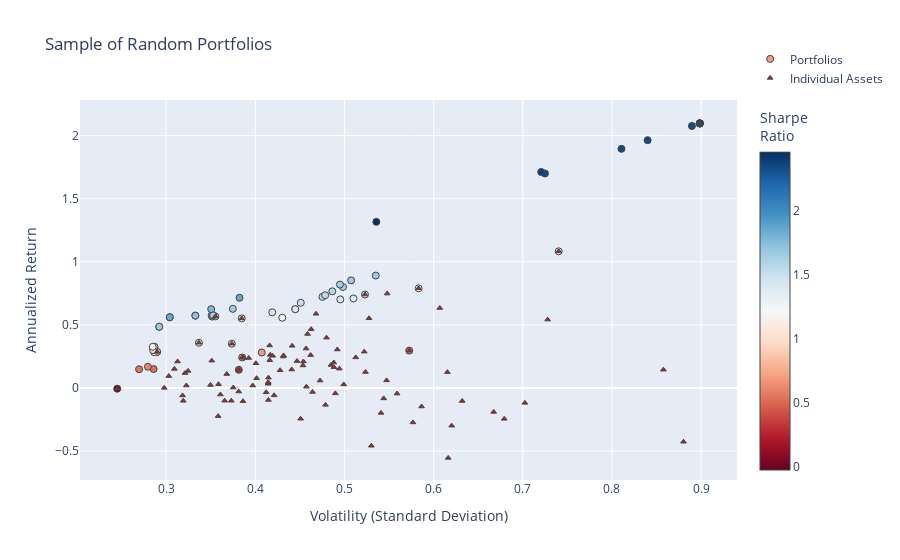

Notebook code cell kept with this figure:
### Code cell
fig2 = go.Figure()

fig2.add_trace(go.Scatter(
    x=[np.sqrt(p["variance"]) for p in dominant_portfolios],  # Convert variance to volatility
    y=[p["return"] for p in dominant_portfolios],
    mode='markers',
    marker=dict(
        color=[p["return"] / (np.sqrt(p["variance"])) for p in dominant_portfolios],  # Sharpe Ratio
        showscale=True,
        size=7,
        line=dict(width=1),
        colorscale="RdBu",
        colorbar=dict(title="Sharpe<br>Ratio")
    ),
    hoverinfo='text',
    text=[
        f"Return: {p['return']:.3%}<br>Volatility: {np.sqrt(p['variance']):.3f}<br>" +
        f"Sharpe Ratio: {p['sharpe']:.3f}<br>" +
        "<br>".join([f"{p['tickers'][i]}: Weight={p['weights'][i]:.3f}" for i in range(len(p['tickers']))])
        for p in dominant_portfolios
    ],
    name="Portfolios"
))

fig2.add_trace(go.Scatter(
    x=volatility,
    y=annualized_returns,
    mode='markers',
    hoverinfo='text',
    hovertext=[
        f"{name} <br>Volatility: {vol:.3f} <br>Returns: {ret:.3%} <br>Sharpe Ratio: {sr:.3f}"
        for name, vol, ret, sr in zip(names, volatility, annualized_returns, sharpe_ratios)
    ],
    marker=dict(
        color='brown',
        size=5,
        symbol='triangle-up',  # Sets the marker shape to a triangle
        line=dict(width=1)
    ),
    name="Individual Assets"
))

fig2.update_layout(
    title='Sample of Random Portfolios',
    xaxis_title='Volatility (Standard Deviation)',
    yaxis_title='Annualized Return',
    legend=dict(y=5
    )
)

fig2.show()

### Figure 1 — Plotly figure (JSON) as saved in the notebook; plotly's stock layout.template omitted (floating-point values rounded to 4 significant figures)
{"data": [{"hoverinfo": "text", "marker": {"color": [0.6904, 0.5168, 1.497, 0.6273, 1.294, 0.377, 0.9862, 0.9387, 1.354, 1.463, 1.432, 0.5493, 0.9862, 1.135, 1.064, 1.403, 2.457, 1.608, 1.843, 1.415, 1.403, 1.417, 1.43, 1.39, 2.338, 1.574, 1.659, 2.334, 1.87, 1.597, 1.723, 0.9895, 2.334, 1.673, 1.606, 2.334, 0.524, 1.135, 1.637, 2.345, 2.338, 0.6015, 2.334, 1.634, 1.68, 1.051, 1.843, 2.334, 2.375, 2.334, 1.519, 1.723, 1.659, 1.656, 1.634, 1.782, 1.664, 1.144, 1.535, 2.334, -0.0247], "colorbar": {"title": {"text": "Sharpe<br>Ratio"}}, "colorscale": [[0, "rgb(103,0,31)"], [0.1, "rgb(178,24,43)"], [0.2, "rgb(214,96,77)"], [0.3, "rgb(244,165,130)"], [0.4, "rgb(253,219,199)"], [0.5, "rgb(247,247,247)"], [0.6, "rgb(209,229,240)"], [0.7, "rgb(146,197,222)"], [0.8, "rgb(67,147,195)"], [0.9, "rgb(33,102,172)"], [1, "rgb(5,48,97)"]], "line": {"width": 1}, "showscale": true, "size": 7}, "mode": "markers", "name": "Portfolios", "text": ["Return: 28.115%<br>Volatility: 0.407<br>Sharpe Ratio: 0.690<br>NEE_Close: Weight=0.559<br>RMD_Close: Weight=0.441<br>T_Close: Weight=0.000", "Return: 29.594%<br>Volatility: 0.573<br>Sharpe Ratio: 0.517<br>JPM_Close: Weight=0.000<br>CVX_Close: Weight=0.000<br>MS_Close: Weight=1.000", "Return: 67.496%<br>Volatility: 0.451<br>Sharpe Ratio: 1.497<br>K_Close: Weight=0.000<br>SPOT_Close: Weight=0.627<br>UNH_Close: Weight=0.000<br>QCOM_Close: Weight=0.373", "Return: 24.168%<br>Volatility: 0.385<br>Sharpe Ratio: 0.627<br>GOOG_Close: Weight=1.000<br>GS_Close: Weight=0.000<br>JNJ_Close: Weight=0.000", "Return: 55.659%<br>Volatility: 0.430<br>Sharpe Ratio: 1.294<br>GILD_Close: Weight=0.000<br>AAPL_Close: Weight=0.646<br>AMD_Close: Weight=0.186<br>TMO_Close: Weight=0.168", "Return: 14.383%<br>Volatility: 0.381<br>Sharpe Ratio: 0.377<br>GE_Close: Weight=0.000<br>CMCSA_Close: Weight=1.000<br>EMR_Close: Weight=0.000", "Return: 28.590%<br>Volatility: 0.290<br>Sharpe Ratio: 0.986<br>K_Close: Weight=0.000<br>COST_Close: Weight=1.000<br>LMT_Close: Weight=0.000<br>MMM_Close: Weight=0.000", "Return: 35.075%<br>Volatility: 0.374<br>Sharpe Ratio: 0.939<br>DUK_Close: Weight=0.000<br>LMT_Close: Weight=0.000<br>AMGN_Close: Weight=0.000<br>TMO_Close: Weight=1.000", "Return: 78.950%<br>Volatility: 0.583<br>Sharpe Ratio: 1.354<br>MRK_Close: Weight=0.000<br>RTX_Close: Weight=0.000<br>NVDA_Close: Weight=1.000", "Return: 108.305%<br>Volatility: 0.740<br>Sharpe Ratio: 1.463<br>SNAP_Close: Weight=1.000<br>PM_Close: Weight=0.000<br>EXC_Close: Weight=0.000", "Return: 55.101%<br>Volatility: 0.385<br>Sharpe Ratio: 1.432<br>AMZN_Close: Weight=1.000<br>MO_Close: Weight=0.000<br>PG_Close: Weight=0.000<br>MRK_Close: Weight=0.000", "Return: 14.813%<br>Volatility: 0.270<br>Sharpe Ratio: 0.549<br>KR_Close: Weight=0.292<br>GIS_Close: Weight=0.488<br>UNH_Close: Weight=0.220", "Return: 28.590%<br>Volatility: 0.290<br>Sharpe Ratio: 0.986<br>COST_Close: Weight=1.000<br>HD_Close: Weight=0.000<br>BABA_Close: Weight=0.000", "Return: 32.553%<br>Volatility: 0.287<br>Sharpe Ratio: 1.135<br>DHR_Close: Weight=0.549<br>MSFT_Close: Weight=0.000<br>COST_Close: Weight=0.451", "Return: 35.814%<br>Volatility: 0.337<br>Sharpe Ratio: 1.064<br>GE_Close: Weight=0.000<br>PG_Close: Weight=0.000<br>DHR_Close: Weight=1.000", "Return: 62.424%<br>Volatility: 0.445<br>Sharpe Ratio: 1.403<br>SPOT_Close: Weight=0.745<br>NEE_Close: Weight=0.255<br>CSCO_Close: Weight=0.000<br>AEP_Close: Weight=0.000", "Return: 131.649%<br>Volatility: 0.536<br>Sharpe Ratio: 2.457<br>MDT_Close: Weight=0.000<br>TSLA_Close: Weight=0.490<br>RDY_Close: Weight=0.510", "Return: 56.549%<br>Volatility: 0.352<br>Sharpe Ratio: 1.608<br>UBER_Close: Weight=0.062<br>HON_Close: Weight=0.000<br>RDY_Close: Weight=0.938", "Return: 56.029%<br>Volatility: 0.304<br>Sharpe Ratio: 1.843<br>IBM_Close: Weight=0.000<br>MDT_Close: Weight=0.000<br>AMZN_Close: Weight=0.423<br>RDY_Close: Weight=0.577", "Return: 74.029%<br>Volatility: 0.523<br>Sharpe Ratio: 1.415<br>CSCO_Close: Weight=0.000<br>PYPL_Close: Weight=1.000<br>CPB_Close: Weight=0.000<br>EXC_Close: Weight=0.000", "Return: 62.424%<br>Volatility: 0.445<br>Sharpe Ratio: 1.403<br>AEP_Close: Weight=0.000<br>NEE_Close: Weight=0.255<br>JPM_Close: Weight=0.000<br>SPOT_Close: Weight=0.745", "Return: 70.169%<br>Volatility: 0.495<br>Sharpe Ratio: 1.417<br>MCD_Close: Weight=0.000<br>LLY_Close: Weight=0.000<br>PYPL_Close: Weight=0.938<br>KR_Close: Weight=0.062", "Return: 59.931%<br>Volatility: 0.419<br>Sharpe Ratio: 1.430<br>SPOT_Close: Weight=0.699<br>LLY_Close: Weight=0.301<br>MS_Close: Weight=0.000<br>VZ_Close: Weight=0.000", "Return: 70.917%<br>Volatility: 0.510<br>Sharpe Ratio: 1.390<br>NVDA_Close: Weight=0.601<br>JPM_Close: Weight=0.000<br>AAPL_Close: Weight=0.399", "Return: 189.515%<br>Volatility: 0.811<br>Sharpe Ratio: 2.338<br>T_Close: Weight=0.000<br>TSLA_Close: Weight=0.891<br>ISRG_Close: Weight=0.000<br>REGN_Close: Weight=0.109", "Return: 76.563%<br>Volatility: 0.486<br>Sharpe Ratio: 1.574<br>SYY_Close: Weight=0.000<br>DHR_Close: Weight=0.247<br>QCOM_Close: Weight=0.261<br>SNAP_Close: Weight=0.492", "Return: 48.475%<br>Volatility: 0.292<br>Sharpe Ratio: 1.659<br>RDY_Close: Weight=0.707<br>ADBE_Close: Weight=0.000<br>LLY_Close: Weight=0.000<br>COST_Close: Weight=0.293", "Return: 209.696%<br>Volatility: 0.898<br>Sharpe Ratio: 2.334<br>ACN_Close: Weight=0.000<br>TSLA_Close: Weight=1.000<br>MCD_Close: Weight=0.000<br>BAC_Close: Weight=0.000", "Return: 71.470%<br>Volatility: 0.382<br>Sharpe Ratio: 1.870<br>RDY_Close: Weight=0.714<br>MSFT_Close: Weight=0.000<br>SNAP_Close: Weight=0.286", "Return: 56.708%<br>Volatility: 0.355<br>Sharpe Ratio: 1.597<br>LYFT_Close: Weight=0.000<br>VRTX_Close: Weight=0.000<br>RDY_Close: Weight=1.000", "Return: 57.324%<br>Volatility: 0.333<br>Sharpe Ratio: 1.723<br>RDY_Close: Weight=0.706<br>LMT_Close: Weight=0.000<br>ORCL_Close: Weight=0.000<br>AAPL_Close: Weight=0.294", "Return: 28.355%<br>Volatility: 0.287<br>Sharpe Ratio: 0.989<br>COST_Close: Weight=0.913<br>LLY_Close: Weight=0.041<br>CPB_Close: Weight=0.000<br>NEE_Close: Weight=0.046", "Return: 209.696%<br>Volatility: 0.898<br>Sharpe Ratio: 2.334<br>IBM_Close: Weight=0.000<br>TSLA_Close: Weight=1.000<br>VRTX_Close: Weight=0.000", "Return: 62.688%<br>Volatility: 0.375<br>Sharpe Ratio: 1.673<br>SPOT_Close: Weight=0.385<br>CAT_Close: Weight=0.000<br>AMZN_Close: Weight=0.615<br>MO_Close: Weight=0.000", "Return: 80.027%<br>Volatility: 0.498<br>Sharpe Ratio: 1.606<br>NFLX_Close: Weight=0.458<br>SNAP_Close: Weight=0.542<br>LMT_Close: Weight=0.000", "Return: 209.696%<br>Volatility: 0.898<br>Sharpe Ratio: 2.334<br>AEP_Close: Weight=0.000<br>TSLA_Close: Weight=1.000<br>EMR_Close: Weight=0.000<br>BSX_Close: Weight=0.000", "Return: 14.983%<br>Volatility: 0.286<br>Sharpe Ratio: 0.524<br>GIS_Close: Weight=0.753<br>EW_Close: Weight=0.247<br>T_Close: Weight=0.000", "Return: 32.559%<br>Volatility: 0.287<br>Sharpe Ratio: 1.135<br>COST_Close: Weight=0.451<br>DHR_Close: Weight=0.549<br>BMY_Close: Weight=0.000", "Return: 57.474%<br>Volatility: 0.351<br>Sharpe Ratio: 1.637<br>RDY_Close: Weight=0.841<br>TXN_Close: Weight=0.000<br>AMD_Close: Weight=0.127<br>UBER_Close: Weight=0.031", "Return: 170.011%<br>Volatility: 0.725<br>Sharpe Ratio: 2.345<br>EXC_Close: Weight=0.000<br>DHR_Close: Weight=0.228<br>GE_Close: Weight=0.000<br>TSLA_Close: Weight=0.772", "Return: 196.395%<br>Volatility: 0.840<br>Sharpe Ratio: 2.338<br>TSLA_Close: Weight=0.898<br>MS_Close: Weight=0.000<br>DUK_Close: Weight=0.000<br>NVDA_Close: Weight=0.102", "Return: 16.813%<br>Volatility: 0.280<br>Sharpe Ratio: 0.601<br>GIS_Close: Weight=0.663<br>EMR_Close: Weight=0.000<br>CVX_Close: Weight=0.000<br>DIS_Close: Weight=0.337", "Return: 207.644%<br>Volatility: 0.890<br>Sharpe Ratio: 2.334<br>TSLA_Close: Weight=0.989<br>GIS_Close: Weight=0.011<br>AMD_Close: Weight=0.000", "Return: 57.636%<br>Volatility: 0.353<br>Sharpe Ratio: 1.634<br>AMD_Close: Weight=0.140<br>BSX_Close: Weight=0.000<br>RDY_Close: Weight=0.860", "Return: 85.257%<br>Volatility: 0.507<br>Sharpe Ratio: 1.680<br>AAPL_Close: Weight=0.318<br>ETN_Close: Weight=0.000<br>SNAP_Close: Weight=0.433<br>NVDA_Close: Weight=0.248", "Return: 29.986%<br>Volatility: 0.285<br>Sharpe Ratio: 1.051<br>GE_Close: Weight=0.000<br>COST_Close: Weight=0.725<br>NKE_Close: Weight=0.275", "Return: 56.029%<br>Volatility: 0.304<br>Sharpe Ratio: 1.843<br>RDY_Close: Weight=0.577<br>BAC_Close: Weight=0.000<br>AMZN_Close: Weight=0.423<br>ADBE_Close: Weight=0.000", "Return: 209.696%<br>Volatility: 0.898<br>Sharpe Ratio: 2.334<br>MDT_Close: Weight=0.000<br>TSLA_Close: Weight=1.000<br>ORCL_Close: Weight=0.000<br>MRK_Close: Weight=0.000", "Return: 171.167%<br>Volatility: 0.721<br>Sharpe Ratio: 2.375<br>K_Close: Weight=0.000<br>TSLA_Close: Weight=0.716<br>BSX_Close: Weight=0.000<br>PYPL_Close: Weight=0.284", "Return: 209.696%<br>Volatility: 0.898<br>Sharpe Ratio: 2.334<br>MO_Close: Weight=0.000<br>DUK_Close: Weight=0.000<br>ORCL_Close: Weight=0.000<br>TSLA_Close: Weight=1.000", "Return: 72.179%<br>Volatility: 0.475<br>Sharpe Ratio: 1.519<br>WMT_Close: Weight=0.414<br>MDT_Close: Weight=0.000<br>SNAP_Close: Weight=0.586<br>AEP_Close: Weight=0.000", "Return: 57.324%<br>Volatility: 0.333<br>Sharpe Ratio: 1.723<br>K_Close: Weight=0.000<br>WFC_Close: Weight=0.000<br>RDY_Close: Weight=0.706<br>AAPL_Close: Weight=0.294", "Return: 48.493%<br>Volatility: 0.292<br>Sharpe Ratio: 1.659<br>PM_Close: Weight=0.000<br>COST_Close: Weight=0.292<br>RDY_Close: Weight=0.708<br>GS_Close: Weight=0.000", "Return: 81.950%<br>Volatility: 0.495<br>Sharpe Ratio: 1.656<br>LLY_Close: Weight=0.000<br>AAPL_Close: Weight=0.532<br>SNAP_Close: Weight=0.468<br>WFC_Close: Weight=0.000", "Return: 57.642%<br>Volatility: 0.353<br>Sharpe Ratio: 1.634<br>RDY_Close: Weight=0.860<br>UNH_Close: Weight=0.000<br>AMD_Close: Weight=0.140", "Return: 62.452%<br>Volatility: 0.351<br>Sharpe Ratio: 1.782<br>RDY_Close: Weight=0.668<br>BIIB_Close: Weight=0.000<br>PYPL_Close: Weight=0.332", "Return: 89.047%<br>Volatility: 0.535<br>Sharpe Ratio: 1.664<br>SNAP_Close: Weight=0.438<br>PYPL_Close: Weight=0.562<br>IBM_Close: Weight=0.000", "Return: 32.592%<br>Volatility: 0.285<br>Sharpe Ratio: 1.144<br>SYY_Close: Weight=0.000<br>COST_Close: Weight=0.415<br>NKE_Close: Weight=0.105<br>DHR_Close: Weight=0.480", "Return: 73.450%<br>Volatility: 0.478<br>Sharpe Ratio: 1.535<br>DHR_Close: Weight=0.481<br>MDT_Close: Weight=0.000<br>ISRG_Close: Weight=0.000<br>SNAP_Close: Weight=0.519", "Return: 209.696%<br>Volatility: 0.898<br>Sharpe Ratio: 2.334<br>JNJ_Close: Weight=0.000<br>EMR_Close: Weight=0.000<br>TSLA_Close: Weight=1.000<br>GE_Close: Weight=0.000", "Return: -0.605%<br>Volatility: 0.245<br>Sharpe Ratio: -0.025<br>BA_Close: Weight=0.000<br>EXC_Close: Weight=0.000<br>VZ_Close: Weight=1.000"], "type": "scatter", "x": [0.4073, 0.5726, 0.451, 0.3853, 0.4302, 0.3815, 0.2899, 0.3737, 0.5832, 0.7402, 0.3847, 0.2697, 0.2899, 0.2868, 0.3367, 0.4448, 0.5357, 0.3516, 0.3041, 0.523, 0.4448, 0.4953, 0.419, 0.5101, 0.8107, 0.4864, 0.2922, 0.8985, 0.3823, 0.3552, 0.3328, 0.2866, 0.8985, 0.3748, 0.4984, 0.8985, 0.286, 0.2868, 0.351, 0.7249, 0.84, 0.2795, 0.8897, 0.3526, 0.5075, 0.2854, 0.3041, 0.8985, 0.7207, 0.8985, 0.4753, 0.3328, 0.2923, 0.4949, 0.3527, 0.3505, 0.5351, 0.285, 0.4783, 0.8985, 0.2451], "y": [0.2812, 0.2959, 0.675, 0.2417, 0.5566, 0.1438, 0.2859, 0.3507, 0.7895, 1.083, 0.551, 0.1481, 0.2859, 0.3255, 0.3581, 0.6242, 1.316, 0.5655, 0.5603, 0.7403, 0.6242, 0.7017, 0.5993, 0.7092, 1.895, 0.7656, 0.4848, 2.097, 0.7147, 0.5671, 0.5732, 0.2835, 2.097, 0.6269, 0.8003, 2.097, 0.1498, 0.3256, 0.5747, 1.7, 1.964, 0.1681, 2.076, 0.5764, 0.8526, 0.2999, 0.5603, 2.097, 1.712, 2.097, 0.7218, 0.5732, 0.4849, 0.8195, 0.5764, 0.6245, 0.8905, 0.3259, 0.7345, 2.097, -0.006055]}, {"hoverinfo": "text", "hovertext": ["GIS_Close <br>Volatility: 0.309 <br>Returns: 15.105% <br>Sharpe Ratio: 0.488", "WMT_Close <br>Volatility: 0.313 <br>Returns: 20.983% <br>Sharpe Ratio: 0.671", "ORCL_Close <br>Volatility: 0.401 <br>Returns: 19.527% <br>Sharpe Ratio: 0.487", "GS_Close <br>Volatility: 0.524 <br>Returns: 12.618% <br>Sharpe Ratio: 0.241", "TMO_Close <br>Volatility: 0.374 <br>Returns: 35.075% <br>Sharpe Ratio: 0.939", "ACN_Close <br>Volatility: 0.416 <br>Returns: 22.015% <br>Sharpe Ratio: 0.529", "DUK_Close <br>Volatility: 0.415 <br>Returns: 4.539% <br>Sharpe Ratio: 0.110", "NVDA_Close <br>Volatility: 0.583 <br>Returns: 78.950% <br>Sharpe Ratio: 1.354", "BMY_Close <br>Volatility: 0.298 <br>Returns: 0.066% <br>Sharpe Ratio: 0.002", "NEE_Close <br>Volatility: 0.417 <br>Returns: 26.242% <br>Sharpe Ratio: 0.630", "SRE_Close <br>Volatility: 0.479 <br>Returns: -13.414% <br>Sharpe Ratio: -0.280", "IBM_Close <br>Volatility: 0.412 <br>Returns: -3.438% <br>Sharpe Ratio: -0.083", "ISRG_Close <br>Volatility: 0.457 <br>Returns: 31.244% <br>Sharpe Ratio: 0.684", "BABA_Close <br>Volatility: 0.415 <br>Returns: 8.165% <br>Sharpe Ratio: 0.197", "CPB_Close <br>Volatility: 0.323 <br>Returns: 1.937% <br>Sharpe Ratio: 0.060", "MS_Close <br>Volatility: 0.573 <br>Returns: 29.594% <br>Sharpe Ratio: 0.517", "RMD_Close <br>Volatility: 0.492 <br>Returns: 30.490% <br>Sharpe Ratio: 0.620", "EXC_Close <br>Volatility: 0.490 <br>Returns: -4.296% <br>Sharpe Ratio: -0.088", "AMD_Close <br>Volatility: 0.607 <br>Returns: 63.359% <br>Sharpe Ratio: 1.044", "VRTX_Close <br>Volatility: 0.473 <br>Returns: 5.877% <br>Sharpe Ratio: 0.124", "KO_Close <br>Volatility: 0.350 <br>Returns: 2.369% <br>Sharpe Ratio: 0.068", "TXN_Close <br>Volatility: 0.432 <br>Returns: 25.771% <br>Sharpe Ratio: 0.597", "MCD_Close <br>Volatility: 0.401 <br>Returns: 7.720% <br>Sharpe Ratio: 0.192", "JNJ_Close <br>Volatility: 0.303 <br>Returns: 9.397% <br>Sharpe Ratio: 0.310", "HON_Close <br>Volatility: 0.453 <br>Returns: 17.805% <br>Sharpe Ratio: 0.393", "PYPL_Close <br>Volatility: 0.523 <br>Returns: 74.029% <br>Sharpe Ratio: 1.415", "MRK_Close <br>Volatility: 0.319 <br>Returns: -10.200% <br>Sharpe Ratio: -0.320", "UBER_Close <br>Volatility: 0.728 <br>Returns: 54.160% <br>Sharpe Ratio: 0.744", "XOM_Close <br>Volatility: 0.530 <br>Returns: -45.815% <br>Sharpe Ratio: -0.864", "GM_Close <br>Volatility: 0.615 <br>Returns: 12.534% <br>Sharpe Ratio: 0.204", "KR_Close <br>Volatility: 0.321 <br>Returns: 11.767% <br>Sharpe Ratio: 0.366", "LMT_Close <br>Volatility: 0.415 <br>Returns: -9.516% <br>Sharpe Ratio: -0.229", "TSLA_Close <br>Volatility: 0.898 <br>Returns: 209.696% <br>Sharpe Ratio: 2.334", "REGN_Close <br>Volatility: 0.431 <br>Returns: 24.871% <br>Sharpe Ratio: 0.577", "AMGN_Close <br>Volatility: 0.381 <br>Returns: -2.820% <br>Sharpe Ratio: -0.074", "UNH_Close <br>Volatility: 0.485 <br>Returns: 18.210% <br>Sharpe Ratio: 0.376", "T_Close <br>Volatility: 0.358 <br>Returns: -22.344% <br>Sharpe Ratio: -0.624", "ADBE_Close <br>Volatility: 0.480 <br>Returns: 39.865% <br>Sharpe Ratio: 0.831", "VZ_Close <br>Volatility: 0.245 <br>Returns: -0.605% <br>Sharpe Ratio: -0.025", "WFC_Close <br>Volatility: 0.616 <br>Returns: -55.430% <br>Sharpe Ratio: -0.899", "GILD_Close <br>Volatility: 0.373 <br>Returns: -10.162% <br>Sharpe Ratio: -0.272", "EW_Close <br>Volatility: 0.441 <br>Returns: 14.610% <br>Sharpe Ratio: 0.331", "DIS_Close <br>Volatility: 0.488 <br>Returns: 20.167% <br>Sharpe Ratio: 0.413", "ABBV_Close <br>Volatility: 0.351 <br>Returns: 21.647% <br>Sharpe Ratio: 0.616", "BIIB_Close <br>Volatility: 0.667 <br>Returns: -18.970% <br>Sharpe Ratio: -0.284", "LYFT_Close <br>Volatility: 0.858 <br>Returns: 14.478% <br>Sharpe Ratio: 0.169", "MO_Close <br>Volatility: 0.366 <br>Returns: -10.116% <br>Sharpe Ratio: -0.277", "BSX_Close <br>Volatility: 0.451 <br>Returns: -24.400% <br>Sharpe Ratio: -0.541", "DHR_Close <br>Volatility: 0.337 <br>Returns: 35.814% <br>Sharpe Ratio: 1.064", "MDT_Close <br>Volatility: 0.414 <br>Returns: 3.293% <br>Sharpe Ratio: 0.079", "SPOT_Close <br>Volatility: 0.548 <br>Returns: 74.788% <br>Sharpe Ratio: 1.365", "META_Close <br>Volatility: 0.462 <br>Returns: 26.030% <br>Sharpe Ratio: 0.563", "PG_Close <br>Volatility: 0.325 <br>Returns: 13.501% <br>Sharpe Ratio: 0.416", "UA_Close <br>Volatility: 0.679 <br>Returns: -24.459% <br>Sharpe Ratio: -0.360", "COST_Close <br>Volatility: 0.290 <br>Returns: 28.590% <br>Sharpe Ratio: 0.986", "V_Close <br>Volatility: 0.428 <br>Returns: 13.994% <br>Sharpe Ratio: 0.327", "QCOM_Close <br>Volatility: 0.528 <br>Returns: 55.263% <br>Sharpe Ratio: 1.048", "GE_Close <br>Volatility: 0.632 <br>Returns: -10.323% <br>Sharpe Ratio: -0.163", "MMM_Close <br>Volatility: 0.375 <br>Returns: 0.330% <br>Sharpe Ratio: 0.009", "SAP_Close <br>Volatility: 0.464 <br>Returns: -3.194% <br>Sharpe Ratio: -0.069", "LLY_Close <br>Volatility: 0.419 <br>Returns: 25.453% <br>Sharpe Ratio: 0.607", "DE_Close <br>Volatility: 0.459 <br>Returns: 42.745% <br>Sharpe Ratio: 0.932", "BAC_Close <br>Volatility: 0.586 <br>Returns: -14.706% <br>Sharpe Ratio: -0.251", "ETN_Close <br>Volatility: 0.513 <br>Returns: 24.236% <br>Sharpe Ratio: 0.473", "PM_Close <br>Volatility: 0.397 <br>Returns: 1.919% <br>Sharpe Ratio: 0.048", "SYK_Close <br>Volatility: 0.494 <br>Returns: 15.287% <br>Sharpe Ratio: 0.309", "SNAP_Close <br>Volatility: 0.740 <br>Returns: 108.305% <br>Sharpe Ratio: 1.463", "MSFT_Close <br>Volatility: 0.441 <br>Returns: 33.406% <br>Sharpe Ratio: 0.757", "NKE_Close <br>Volatility: 0.416 <br>Returns: 33.675% <br>Sharpe Ratio: 0.809", "CAT_Close <br>Volatility: 0.454 <br>Returns: 20.953% <br>Sharpe Ratio: 0.462", "EMR_Close <br>Volatility: 0.547 <br>Returns: 6.008% <br>Sharpe Ratio: 0.110", "BTI_Close <br>Volatility: 0.361 <br>Returns: -5.213% <br>Sharpe Ratio: -0.144", "SO_Close <br>Volatility: 0.457 <br>Returns: 0.996% <br>Sharpe Ratio: 0.022", "CVX_Close <br>Volatility: 0.620 <br>Returns: -29.888% <br>Sharpe Ratio: -0.482", "AAPL_Close <br>Volatility: 0.468 <br>Returns: 58.803% <br>Sharpe Ratio: 1.256", "ABT_Close <br>Volatility: 0.393 <br>Returns: 23.745% <br>Sharpe Ratio: 0.605", "JPM_Close <br>Volatility: 0.544 <br>Returns: -8.287% <br>Sharpe Ratio: -0.152", "SYY_Close <br>Volatility: 0.702 <br>Returns: -11.836% <br>Sharpe Ratio: -0.169", "GOOG_Close <br>Volatility: 0.385 <br>Returns: 24.168% <br>Sharpe Ratio: 0.627", "ZBH_Close <br>Volatility: 0.499 <br>Returns: 2.809% <br>Sharpe Ratio: 0.056", "BA_Close <br>Volatility: 0.880 <br>Returns: -42.649% <br>Sharpe Ratio: -0.485", "CSCO_Close <br>Volatility: 0.421 <br>Returns: -5.864% <br>Sharpe Ratio: -0.139", "F_Close <br>Volatility: 0.559 <br>Returns: -4.460% <br>Sharpe Ratio: -0.080", "AMZN_Close <br>Volatility: 0.385 <br>Returns: 55.101% <br>Sharpe Ratio: 1.432", "PEP_Close <br>Volatility: 0.368 <br>Returns: 11.037% <br>Sharpe Ratio: 0.300", "MA_Close <br>Volatility: 0.488 <br>Returns: 16.468% <br>Sharpe Ratio: 0.337", "CMCSA_Close <br>Volatility: 0.381 <br>Returns: 14.383% <br>Sharpe Ratio: 0.377", "RTX_Close <br>Volatility: 0.577 <br>Returns: -27.337% <br>Sharpe Ratio: -0.474", "INTC_Close <br>Volatility: 0.541 <br>Returns: -19.777% <br>Sharpe Ratio: -0.366", "PFE_Close <br>Volatility: 0.359 <br>Returns: 2.947% <br>Sharpe Ratio: 0.082", "RDY_Close <br>Volatility: 0.355 <br>Returns: 56.708% <br>Sharpe Ratio: 1.597", "K_Close <br>Volatility: 0.318 <br>Returns: -5.956% <br>Sharpe Ratio: -0.187", "NFLX_Close <br>Volatility: 0.463 <br>Returns: 46.595% <br>Sharpe Ratio: 1.007", "AEP_Close <br>Volatility: 0.386 <br>Returns: -10.503% <br>Sharpe Ratio: -0.272", "CRM_Close <br>Volatility: 0.522 <br>Returns: 28.769% <br>Sharpe Ratio: 0.551", "HD_Close <br>Volatility: 0.447 <br>Returns: 21.279% <br>Sharpe Ratio: 0.476", "GOOGL_Close <br>Volatility: 0.387 <br>Returns: 23.883% <br>Sharpe Ratio: 0.617"], "marker": {"color": "brown", "line": {"width": 1}, "size": 5, "symbol": "triangle-up"}, "mode": "markers", "name": "Individual Assets", "type": "scatter", "x": [0.3093, 0.3128, 0.4007, 0.5235, 0.3737, 0.4162, 0.4145, 0.5832, 0.2979, 0.4168, 0.4787, 0.4122, 0.4569, 0.4147, 0.3227, 0.5726, 0.492, 0.4898, 0.6069, 0.4726, 0.3497, 0.4317, 0.4015, 0.303, 0.4535, 0.523, 0.3192, 0.7279, 0.5301, 0.6154, 0.3211, 0.4147, 0.8985, 0.4314, 0.3814, 0.4849, 0.3583, 0.4799, 0.2451, 0.6163, 0.3731, 0.4409, 0.488, 0.3512, 0.6673, 0.8577, 0.3656, 0.4508, 0.3367, 0.4145, 0.5479, 0.4621, 0.3245, 0.6792, 0.2899, 0.4278, 0.5275, 0.632, 0.3753, 0.4642, 0.4195, 0.4587, 0.5865, 0.5127, 0.3971, 0.4943, 0.7402, 0.4413, 0.4161, 0.4539, 0.5472, 0.3608, 0.4573, 0.6202, 0.4681, 0.3926, 0.544, 0.7023, 0.3853, 0.4992, 0.8803, 0.4211, 0.559, 0.3847, 0.368, 0.4882, 0.3815, 0.5768, 0.541, 0.3587, 0.3552, 0.3184, 0.4626, 0.3862, 0.5222, 0.4468, 0.3869], "y": [0.1511, 0.2098, 0.1953, 0.1262, 0.3507, 0.2202, 0.04539, 0.7895, 0.0006639, 0.2624, -0.1341, -0.03438, 0.3124, 0.08165, 0.01937, 0.2959, 0.3049, -0.04296, 0.6336, 0.05877, 0.02369, 0.2577, 0.0772, 0.09397, 0.1781, 0.7403, -0.102, 0.5416, -0.4582, 0.1253, 0.1177, -0.09516, 2.097, 0.2487, -0.0282, 0.1821, -0.2234, 0.3986, -0.006055, -0.5543, -0.1016, 0.1461, 0.2017, 0.2165, -0.1897, 0.1448, -0.1012, -0.244, 0.3581, 0.03293, 0.7479, 0.2603, 0.135, -0.2446, 0.2859, 0.1399, 0.5526, -0.1032, 0.003302, -0.03194, 0.2545, 0.4275, -0.1471, 0.2424, 0.01919, 0.1529, 1.083, 0.3341, 0.3368, 0.2095, 0.06008, -0.05213, 0.009958, -0.2989, 0.588, 0.2374, -0.08287, -0.1184, 0.2417, 0.02809, -0.4265, -0.05864, -0.0446, 0.551, 0.1104, 0.1647, 0.1438, -0.2734, -0.1978, 0.02947, 0.5671, -0.05956, 0.4659, -0.105, 0.2877, 0.2128, 0.2388]}], "layout": {"legend": {"y": 5}, "title": {"text": "Sample of Random Portfolios"}, "xaxis": {"title": {"text": "Volatility (Standard Deviation)"}}, "yaxis": {"title": {"text": "Annualized Return"}}}}
